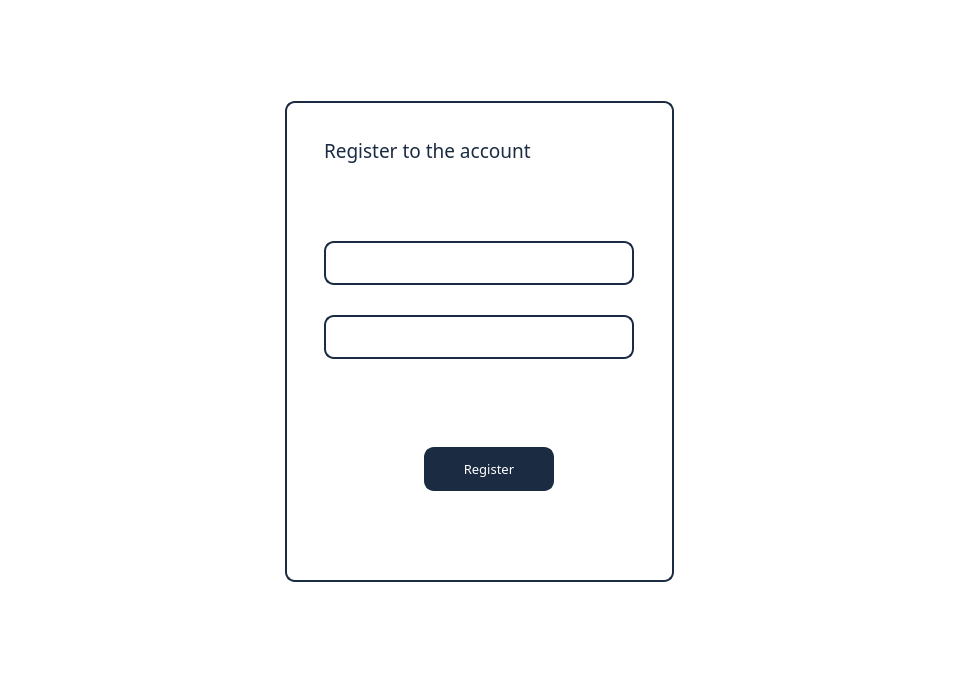
<?xml version="1.0" encoding="UTF-8"?>
<ui version="4.0">
 <class>Register</class>
 <widget class="QMainWindow" name="Register">
  <property name="geometry">
   <rect>
    <x>0</x>
    <y>0</y>
    <width>960</width>
    <height>683</height>
   </rect>
  </property>
  <property name="windowTitle">
   <string>MainWindow</string>
  </property>
  <property name="styleSheet">
   <string notr="true">background-color: rgb(255, 255, 255);</string>
  </property>
  <widget class="QWidget" name="centralwidget">
   <layout class="QVBoxLayout" name="verticalLayout">
    <item>
     <layout class="QHBoxLayout" name="horizontalLayout_5">
      <item>
       <widget class="QWidget" name="widget" native="true">
        <property name="minimumSize">
         <size>
          <width>389</width>
          <height>481</height>
         </size>
        </property>
        <property name="maximumSize">
         <size>
          <width>389</width>
          <height>481</height>
         </size>
        </property>
        <property name="styleSheet">
         <string notr="true">background: white;
border-style:solid; 
border-width: 2px; 
border-radius: 10px;
border-color: rgb(27, 43, 66); </string>
        </property>
        <layout class="QVBoxLayout" name="verticalLayout_13">
         <item>
          <layout class="QVBoxLayout" name="verticalLayout_11">
           <property name="spacing">
            <number>30</number>
           </property>
           <property name="leftMargin">
            <number>30</number>
           </property>
           <property name="topMargin">
            <number>20</number>
           </property>
           <property name="rightMargin">
            <number>30</number>
           </property>
           <item>
            <widget class="QLabel" name="label_6">
             <property name="minimumSize">
              <size>
               <width>300</width>
               <height>41</height>
              </size>
             </property>
             <property name="maximumSize">
              <size>
               <width>281</width>
               <height>41</height>
              </size>
             </property>
             <property name="font">
              <font>
               <family>Yu Gothic UI Semibold</family>
               <pointsize>14</pointsize>
              </font>
             </property>
             <property name="styleSheet">
              <string notr="true">background: white;
border-style:solid; 
border-width: 0px; 
color: rgb(27, 43, 66);
</string>
             </property>
             <property name="text">
              <string>Register to the account</string>
             </property>
            </widget>
           </item>
           <item>
            <spacer name="verticalSpacer_3">
             <property name="orientation">
              <enum>Qt::Vertical</enum>
             </property>
             <property name="sizeHint" stdset="0">
              <size>
               <width>20</width>
               <height>40</height>
              </size>
             </property>
            </spacer>
           </item>
           <item>
            <widget class="QLineEdit" name="RLoginLEdit">
             <property name="minimumSize">
              <size>
               <width>310</width>
               <height>44</height>
              </size>
             </property>
             <property name="maximumSize">
              <size>
               <width>310</width>
               <height>44</height>
              </size>
             </property>
             <property name="font">
              <font>
               <family>Yu Gothic Medium</family>
              </font>
             </property>
             <property name="styleSheet">
              <string notr="true">background: white;
border-style:solid; 
border-width: 2px; 
border-radius: 10px;
border-color: rgb(27, 43, 66); 
color: rgb(27, 43, 66);</string>
             </property>
            </widget>
           </item>
           <item>
            <widget class="QLineEdit" name="RPasswordLEdit">
             <property name="minimumSize">
              <size>
               <width>310</width>
               <height>44</height>
              </size>
             </property>
             <property name="maximumSize">
              <size>
               <width>310</width>
               <height>44</height>
              </size>
             </property>
             <property name="font">
              <font>
               <family>Yu Gothic Medium</family>
              </font>
             </property>
             <property name="styleSheet">
              <string notr="true">background: white;
border-style:solid; 
border-width: 2px; 
border-radius: 10px;
border-color: rgb(27, 43, 66); 
color: rgb(27, 43, 66);</string>
             </property>
            </widget>
           </item>
          </layout>
         </item>
         <item>
          <spacer name="verticalSpacer_4">
           <property name="orientation">
            <enum>Qt::Vertical</enum>
           </property>
           <property name="sizeHint" stdset="0">
            <size>
             <width>20</width>
             <height>40</height>
            </size>
           </property>
          </spacer>
         </item>
         <item>
          <layout class="QVBoxLayout" name="verticalLayout_12">
           <property name="leftMargin">
            <number>130</number>
           </property>
           <property name="rightMargin">
            <number>130</number>
           </property>
           <item>
            <widget class="QPushButton" name="RRegisterButton">
             <property name="minimumSize">
              <size>
               <width>130</width>
               <height>44</height>
              </size>
             </property>
             <property name="maximumSize">
              <size>
               <width>130</width>
               <height>44</height>
              </size>
             </property>
             <property name="font">
              <font>
               <family>Yu Gothic Medium</family>
               <pointsize>10</pointsize>
              </font>
             </property>
             <property name="styleSheet">
              <string notr="true">background: rgb(27, 43, 66);
border-style:solid; 
border-width: 2px; 
border-radius: 10px;
border-color: rgb(27, 43, 66); 
color: rgb(255, 255, 255);</string>
             </property>
             <property name="text">
              <string>Register</string>
             </property>
            </widget>
           </item>
          </layout>
         </item>
         <item>
          <spacer name="verticalSpacer_5">
           <property name="orientation">
            <enum>Qt::Vertical</enum>
           </property>
           <property name="sizeHint" stdset="0">
            <size>
             <width>20</width>
             <height>20</height>
            </size>
           </property>
          </spacer>
         </item>
        </layout>
       </widget>
      </item>
     </layout>
    </item>
   </layout>
  </widget>
 </widget>
 <resources/>
 <connections/>
</ui>
